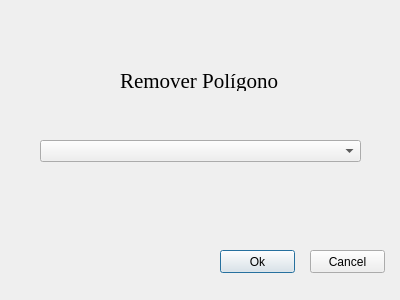
<?xml version="1.0" encoding="UTF-8"?>
<ui version="4.0">
 <class>RemoverPoligono</class>
 <widget class="QDialog" name="RemoverPoligono">
  <property name="geometry">
   <rect>
    <x>0</x>
    <y>0</y>
    <width>400</width>
    <height>300</height>
   </rect>
  </property>
  <property name="windowTitle">
   <string>Remover Polígono</string>
  </property>
  <widget class="QLabel" name="label">
   <property name="geometry">
    <rect>
     <x>120</x>
     <y>70</y>
     <width>161</width>
     <height>21</height>
    </rect>
   </property>
   <property name="font">
    <font>
     <family>Times New Roman</family>
     <pointsize>16</pointsize>
    </font>
   </property>
   <property name="text">
    <string>Remover Polígono</string>
   </property>
  </widget>
  <widget class="QComboBox" name="comboBox_poligono">
   <property name="geometry">
    <rect>
     <x>40</x>
     <y>140</y>
     <width>321</width>
     <height>22</height>
    </rect>
   </property>
  </widget>
  <widget class="QPushButton" name="Ok">
   <property name="geometry">
    <rect>
     <x>220</x>
     <y>250</y>
     <width>75</width>
     <height>23</height>
    </rect>
   </property>
   <property name="text">
    <string>Ok</string>
   </property>
  </widget>
  <widget class="QPushButton" name="Cancel">
   <property name="geometry">
    <rect>
     <x>310</x>
     <y>250</y>
     <width>75</width>
     <height>23</height>
    </rect>
   </property>
   <property name="text">
    <string>Cancel</string>
   </property>
  </widget>
 </widget>
 <resources/>
 <connections/>
</ui>
